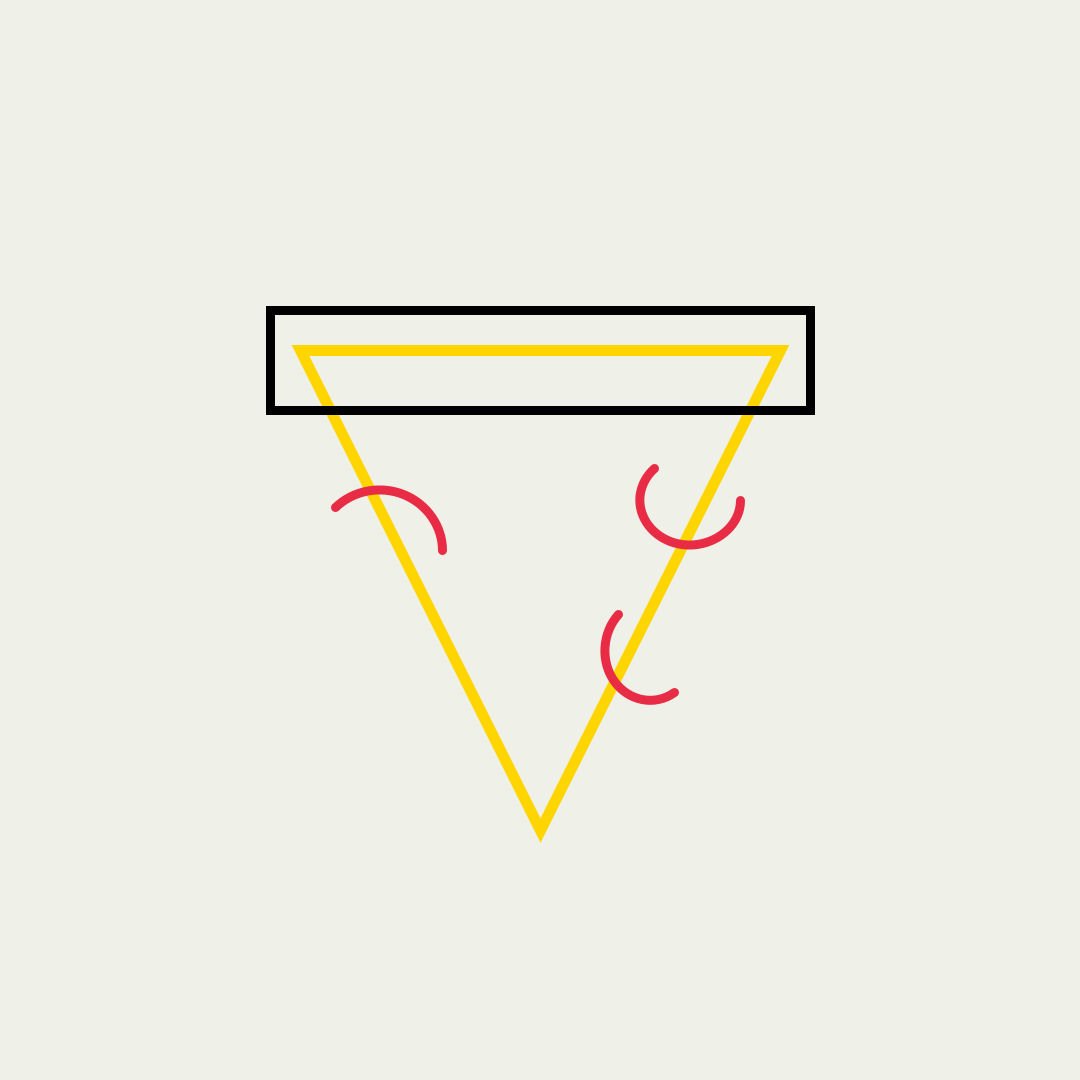
Frame 1 (no input)
Frame 60 (the mouse pressed at the canvas centre just before this capture): identical to frame 1, image omitted
Frame 120 (the mouse held since frame 60 and released just before this capture): identical to frame 1, image omitted

The Processing sketch that drew this single still picture (run headless with seeded random() and noise(); from frame 60 on, the mouse is pressed at the canvas centre):

// Processing sketch: MoonRemake
// ── MoonRemake.pde
//joey pasko pizza remake by moon

void setup(){
  //set canvas size to 1080px by 1080px square
  size(1080,1080);
  //set the colorMode
  colorMode(RGB);
}

void draw(){
  //set the background color to off-white
  background(239,240,232);
  //set the fill color to off-white
  fill(239,240,232);
  //set the stroke color to mustard
  stroke(255,213,0);
  //set the stroke weight in pixels
  strokeWeight(11);
  //draw upside-down triangle
  triangle(540, 830, 780, 350, 300, 350);
  //set the fill color to none
  noFill();

  //set black stroke color of rectangle
  stroke(0,0,0);
  //set the stroke weight in pixels
  strokeWeight(9);
  //draw rectangle overlapping the triangle
  rect(270, 310, 540, 100);
  //set the fill color to none
  noFill();
 
  //set red stroke color of arc
  stroke(232,44,70);
  //position first pepperoni arc
  arc(690, 500, 100, 90, 0, PI+QUARTER_PI, OPEN);
  //set red stroke color of arc
  stroke(232,44,70);
  //position second pepperoni arc
  arc(380, 550, 125, 120, PI+QUARTER_PI, TWO_PI);
  //set red stroke color of arc
  stroke(232,44,70);
  //position third pepperoni arc
  arc(650, 650, 90, 100, 1, PI+QUARTER_PI, OPEN);
  //end collection of vector info and parameters
   endRecord();
}
